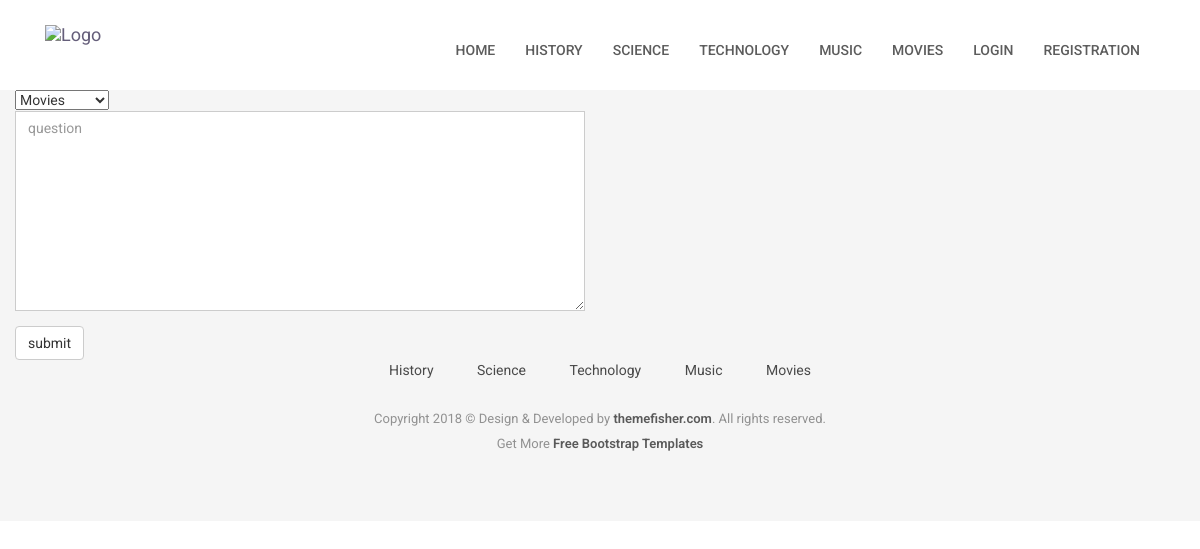
Page /post-question on the committed database.
### category/models.py (models this page shows)
class Category(models.Model):
    title=models.CharField(max_length=255)
    status=models.BooleanField(default=True)
    def __str__(self):
        return self.title

### account/views.py (the view, shortened to what this page needs)
# urls.py: path('post-question',views.postQuestion,name='postQuestion'),
def postQuestion(request):
    categories = Category.objects.filter(status=True)
    navigation_categories = Category.objects.filter(status=True).order_by('-id')[:5]
    return render(request,'post-questions.html',{'navigation_categories': navigation_categories,'categories':categories})

### templates/post-questions.html (shortened to what this page needs)
{% extends 'base.html'%}
{% block content%}
<form id="contact-form" action="{% url 'postQuestion' %}" method="POST">
    <div class="col-md-6 col-sm-12">
        <div class="block">
            <select name="category" >
                {%for category in categories %}
                <option value="{{category}}">{{category}}</option>
                {% endfor %}
            </select>
            <div class="form-group">
                <textarea name="question" type="text" class="form-control" style="height: 200px;" placeholder="question"></textarea>
            </div>
            <button class="btn btn-default" type="submit">submit</button>
        </div>
    </div>
</form>
{% endblock %}

### templates/base.html (shortened to what this page needs)
{% load static %}
<!DOCTYPE html>
<html class="no-js">
<head>
    <link rel="stylesheet" href="{% static 'plugins/bootstrap/bootstrap.min.css' %}">
    <link rel="stylesheet" href="{% static 'plugins/Ionicons/css/ionicons.min.css' %}">
    <link rel="stylesheet" href="{% static 'plugins/animate-css/animate.css' %}">
    <link rel="stylesheet" href="{% static 'plugins/magnific-popup/magnific-popup.css' %}">
    <link rel="stylesheet" href="{% static 'plugins/slick/slick.css' %}">
    <link rel="stylesheet" href="{% static 'css/style.css' %}">
</head>
<body id="body">
    <header class="navigation">
        <div class="container">
            <div class="row">
                <div class="col-md-12">
                    <nav class="navbar">
                        <div class="container-fluid">
                            <div class="navbar-header">
                                <a class="navbar-brand" href= "{% url 'homePage' %}" >
                                    <img src="{% static 'images/logo.png' %}" alt="Logo" width="138px">
                                </a>
                            </div>
                            <div class="collapse navbar-collapse" id="bs-example-navbar-collapse-1">
                                <ul class="nav navbar-nav navbar-right">
                                    <li><a href="{% url 'homePage' %}">Home</a></li>
                                    {% for category in navigation_categories%}
                                         <li><a href="{% url 'categoryQuestion' category_id=category.id %}">{{category.title}}</a></li>
                                    {% endfor %}
                                    {% if request.user.is_authenticated %}
                                    <li><a href="{% url 'postQuestion'%}">Post Question</a></li>
                                    <li><a href="{% url 'myQuestions'%}">My Questions</a></li>
                                    <li><a href="{% url 'userProfile' %}">Profile</a></li>
                                    <li><a href="{% url 'user-logout' %}">LogOut</a></li>
                                    {% else %}
                                    <li><a href="{% url 'UserLogin' %}">Login</a></li>
                                    <li><a href="{% url 'UserRegistration' %}">Registration</a></li>
                                    {% endif %}
                                </ul>
                            </div>
                        </div>
                    </nav>
                </div>
            </div>
        </div>
    </header>
{% block content %}
{% endblock %}
    <footer class="footer">
        <div class="container">
            <div class="row">
                <div class="col-md-12">
                    <div class="footer-manu">
                        <ul>
                            {% for category in navigation_categories%}
                                <li><a href="{% url 'categoryQuestion' category_id=category.id %}">{{category.title}}</a></li>
                            {% endfor %}
                        </ul>
                    </div>
                    <p class="copyright">Copyright 2018 &copy; Design & Developed by <a
                            href="http://www.themefisher.com">themefisher.com</a>. All rights reserved.
                        <br>
                        Get More <a href="https://themefisher.com/free-bootstrap-templates/" target="_blank">Free
                            Bootstrap Templates</a>
                    </p>
                </div>
            </div>
        </div>
    </footer>
</body>
</html>

### reddit/assets/css/style.css (style rules this page uses)
body { line-height: 1.5; font-family: "Roboto", sans-serif; -webkit-font-smoothing: antialiased; }
p { color: #7B7B7B; font-size: 15px; font-family: "Roboto", sans-serif; }
ol, ul { margin: 0; padding: 0; list-style: none; }
a, a:focus, a:hover { text-decoration: none; outline: 0; color: #655E7A; }
.form-control { box-shadow: none; border-radius: 0; }
header { background: #fff; padding: 20px 0; }
header .navbar { margin-bottom: 0px; border: 0px; }
header .navbar-brand { padding-top: 5px; }
.navigation { background: #fff; padding: 20px 0; }
.navigation .navbar { margin-bottom: 0px; border: 0px; }
.navigation .navbar-brand { padding-top: 5px; }
.navigation .navbar { background: none; border: 0px; }
.navigation .navbar .navbar-nav { padding-top: 10px; }
.navigation .navbar .navbar-nav > li > a { color: #5C5C5C; padding: 10px 15px; font-weight: 500; font-size: 14px; text-transform: uppercase; }
.footer { background: #F5F5F5; text-align: center; padding-top: 48px; padding-bottom: 55px; }
.footer p { font-size: 13px; line-height: 25px; color: #919191; }
.footer a { color: #595959; }
.footer .footer-manu { padding-bottom: 25px; }
.footer .footer-manu ul { margin: 0px; padding: 0px; }
.footer .footer-manu ul li { display: inline-block; padding: 0px 20px; }
.footer .footer-manu ul li a { display: inline-block; color: #494949; }
.footer .copyright a { font-weight: 600; }

### rows in the picture
Category: title "HISTORY", title "History"
Category: title "SCIENCE", title "Science"
Category: title "TECHNOLOGY", title "Technology"
Category: title "MUSIC", title "Music"
Category: title "MOVIES", title "Movies"

### other values in the picture
form field category "Movies"
